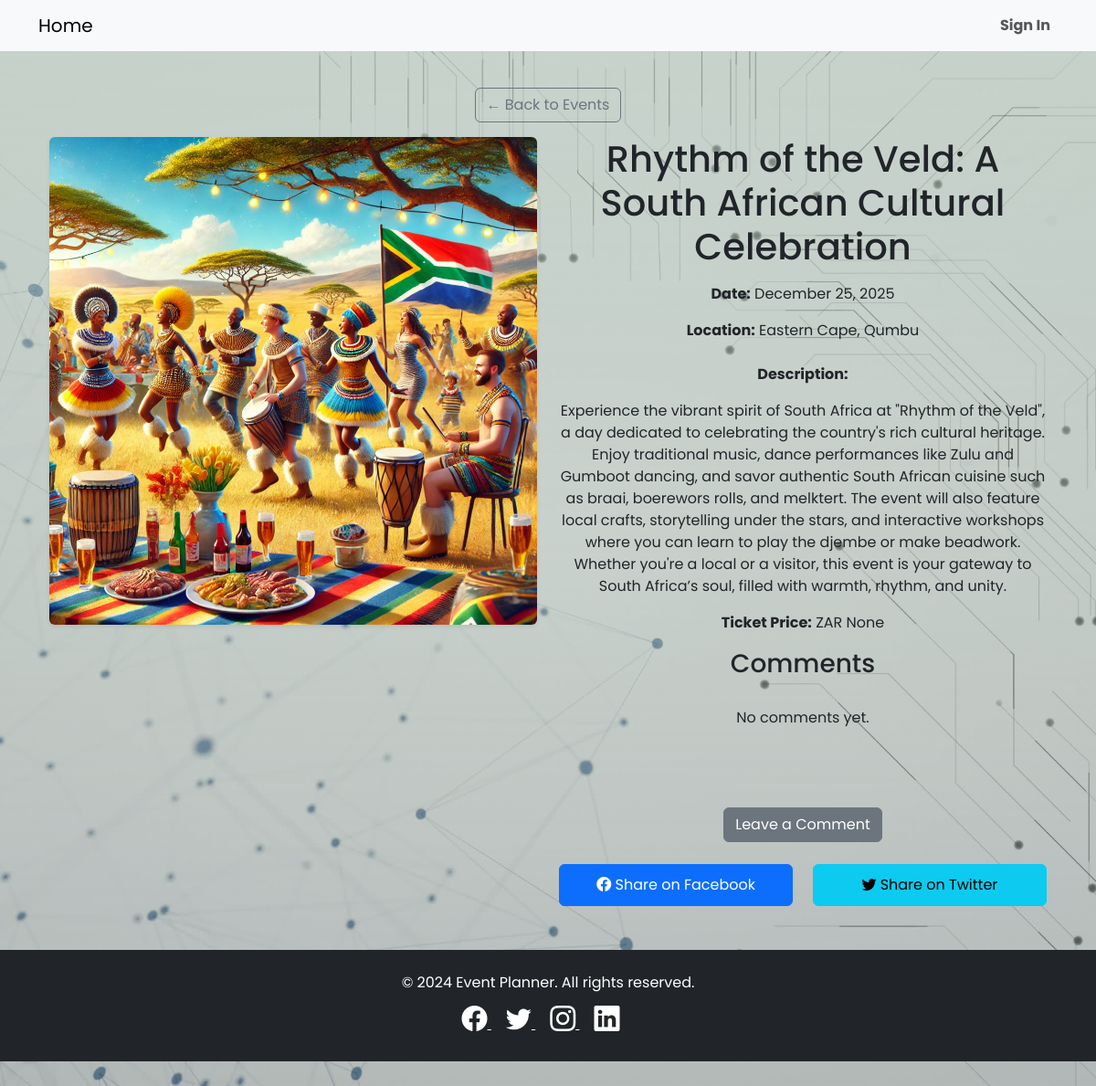
The page /event/6/ on the database as committed earlier.
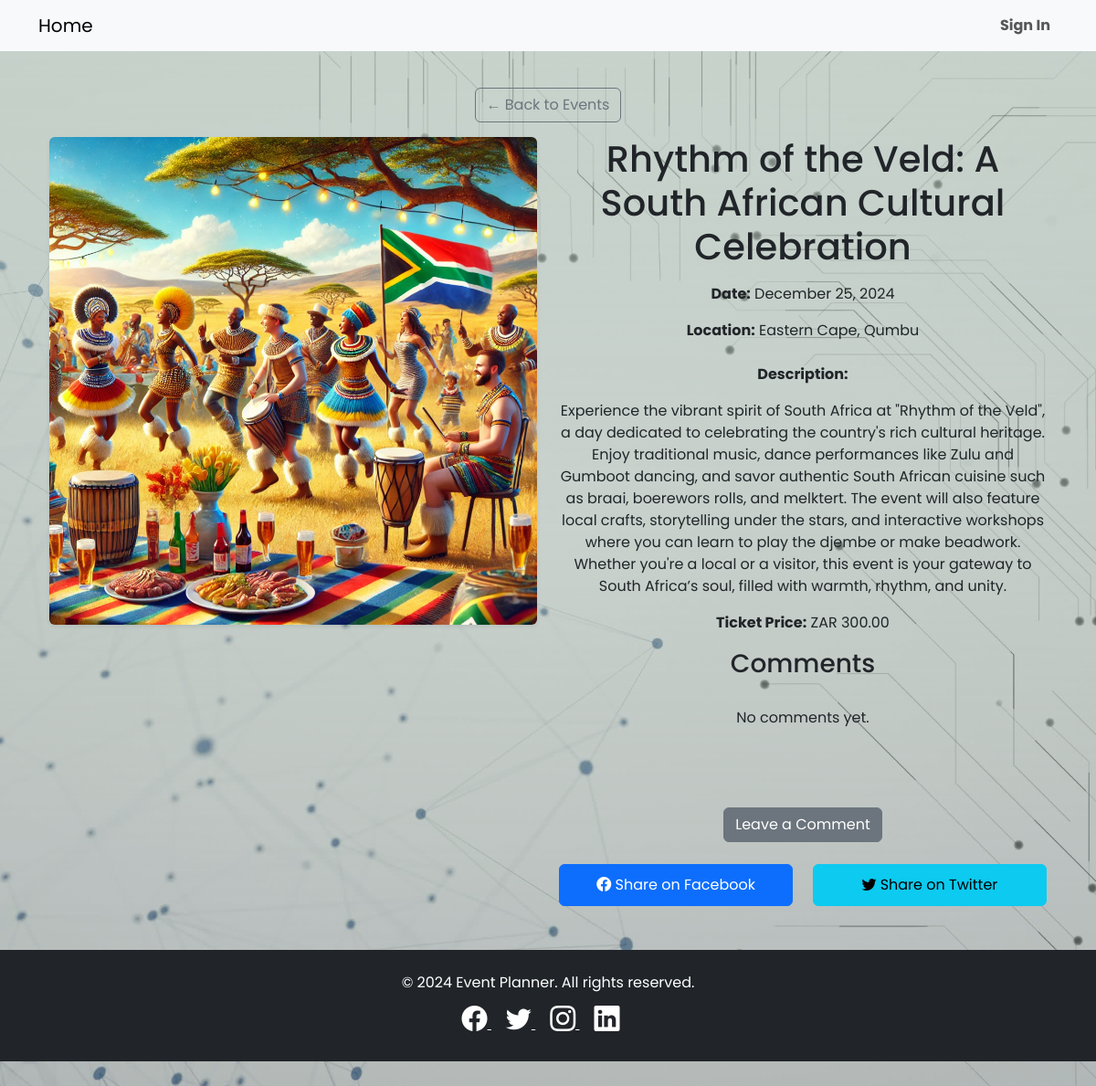
The same page on the database as committed later.
### events/models.py (models this page shows, shortened)
class Event(models.Model):
    title = models.CharField(max_length=200)
    description = models.TextField()
    date = models.DateField()
    time = models.TimeField()
    location = models.CharField(max_length=255)
    image = models.ImageField(upload_to='uploads/events/')
    highlights = models.TextField(blank=True, help_text="Comma-separated highlights of the event.")
    ticket_price = models.DecimalField(max_digits=6, decimal_places=2, null=True, blank=True)  # Ticket price (optional)
    organizer = models.ForeignKey(
        settings.AUTH_USER_MODEL,
        on_delete=models.CASCADE,
        null=True,  # Allow null for existing rows
        blank=True  # Allow blank values in forms
    )

### events/views.py (the view)
# urls.py: path('event/<int:pk>/', views.event_detail, name='event_detail'),  # Event detail page
def event_detail(request, pk):
    event = get_object_or_404(Event, pk=pk)  # Fetch the event by primary key
    if request.method == 'POST':
        name = request.POST.get('name')
        text = request.POST.get('text')
        Comment.objects.create(event=event, name=name, text=text)
        return redirect('events:event_detail', pk=event.pk)  # Redirect to the same event page to show the new comment
    return render(request, 'events/event_detail.html', {'event': event})

### events/templates/events/event_detail.html (shortened to what this page needs)
{% extends "events/base.html" %}
{% block content %}
<div class="container my-5">
    <a href="{% url 'events:event_list' %}" class="btn btn-outline-secondary mb-3">← Back to Events</a>
    <div class="row">
        <div class="col-md-6">
            <img src="{{ event.image.url }}" alt="{{ event.title }}" class="img-fluid rounded shadow-sm">
        </div>
        <div class="col-md-6">
            <h1 class="mb-3">{{ event.title }}</h1>
            <p><strong>Date:</strong> {{ event.date|date:"F j, Y" }}</p>
            <p><strong>Location:</strong> {{ event.location }}</p>
            <p class="mt-4"><strong>Description:</strong></p>
            <p>{{ event.description }}</p>
            <p><strong>Ticket Price:</strong> ZAR {{ event.ticket_price }}</p>
            <h3>Comments</h3>
            <div class="comment-section mb-4">
                {% for comment in event.comments.all %}
                    <div class="comment-box mb-3">
                        <p><strong>{{ comment.name }}:</strong> {{ comment.text }}</p>
                        <p><em>{{ comment.created_at|date:"F j, Y, H:i" }}</em></p>
                    </div>
                {% empty %}
                    <p>No comments yet.</p>
                {% endfor %}
            </div>
            <div class="comment-button-container mb-3">
                <button id="comment-button" class="btn btn-secondary mt-3">Leave a Comment</button>
            </div>
            <div class="social-share mt-4">
                <a href="https://www.facebook.com/sharer/sharer.php?u={{ request.build_absolute_uri }}" class="btn btn-primary me-2">
                    <i class="bi bi-facebook"></i> Share on Facebook
                </a>
                <a href="https://twitter.com/intent/tweet?url={{ request.build_absolute_uri }}" class="btn btn-info">
                    <i class="bi bi-twitter"></i> Share on Twitter
                </a>
            </div>
        </div>
    </div>
</div>
{% endblock %}

Rows that differ between the two databases and show on the page:
changed Event "Rhythm of the Veld: A South African Cultural Celebration": date "December 25, 2025" → "December 25, 2024"; ticket_price "None" → "300.00"
